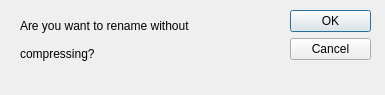
<?xml version="1.0" encoding="UTF-8"?>
<ui version="4.0">
 <class>Dialog</class>
 <widget class="QDialog" name="Dialog">
  <property name="geometry">
   <rect>
    <x>0</x>
    <y>0</y>
    <width>385</width>
    <height>95</height>
   </rect>
  </property>
  <property name="windowTitle">
   <string>Dialog</string>
  </property>
  <widget class="QDialogButtonBox" name="buttonBox">
   <property name="geometry">
    <rect>
     <x>290</x>
     <y>10</y>
     <width>81</width>
     <height>221</height>
    </rect>
   </property>
   <property name="orientation">
    <enum>Qt::Vertical</enum>
   </property>
   <property name="standardButtons">
    <set>QDialogButtonBox::Cancel|QDialogButtonBox::Ok</set>
   </property>
  </widget>
  <widget class="QLabel" name="label">
   <property name="geometry">
    <rect>
     <x>20</x>
     <y>10</y>
     <width>241</width>
     <height>31</height>
    </rect>
   </property>
   <property name="text">
    <string>Are you want to rename without</string>
   </property>
  </widget>
  <widget class="QLabel" name="label_2">
   <property name="geometry">
    <rect>
     <x>20</x>
     <y>38</y>
     <width>101</width>
     <height>31</height>
    </rect>
   </property>
   <property name="text">
    <string>compressing?</string>
   </property>
  </widget>
 </widget>
 <resources/>
 <connections>
  <connection>
   <sender>buttonBox</sender>
   <signal>accepted()</signal>
   <receiver>Dialog</receiver>
   <slot>accept()</slot>
   <hints>
    <hint type="sourcelabel">
     <x>248</x>
     <y>254</y>
    </hint>
    <hint type="destinationlabel">
     <x>157</x>
     <y>274</y>
    </hint>
   </hints>
  </connection>
  <connection>
   <sender>buttonBox</sender>
   <signal>rejected()</signal>
   <receiver>Dialog</receiver>
   <slot>reject()</slot>
   <hints>
    <hint type="sourcelabel">
     <x>316</x>
     <y>260</y>
    </hint>
    <hint type="destinationlabel">
     <x>286</x>
     <y>274</y>
    </hint>
   </hints>
  </connection>
 </connections>
</ui>
